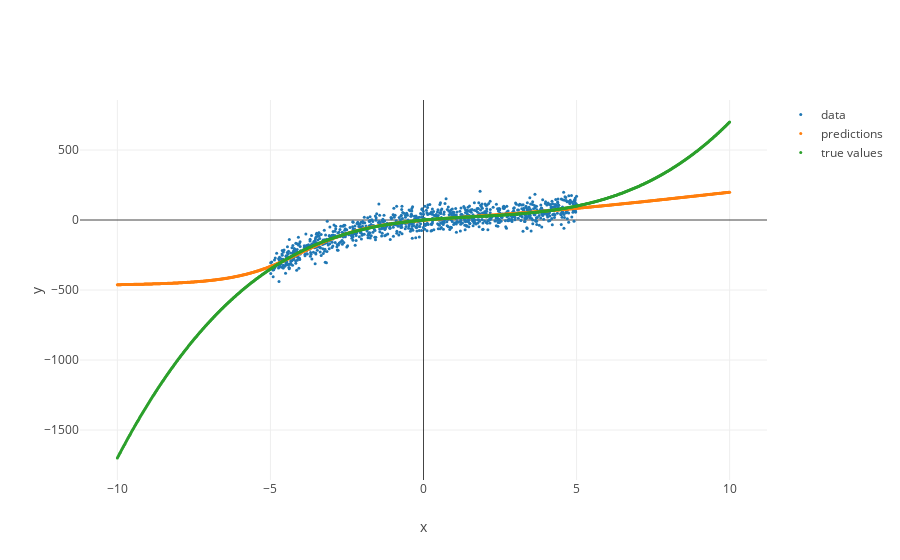

The code cell stored with this chart in its notebook:
### Code cell
trace_data = go.Scatter(
    x = X[:,0],
    y = Y[:,0],
    mode = 'markers',
    marker = dict(
        size = 3
    ),
    name = 'data'
)

trace_pred = go.Scatter(
    x = X_pred[:,0],
    y = Y_pred[:,0],
    mode = 'markers',
    marker = dict(
        size = 3
    ),
    name = 'predictions'
)

trace_true = go.Scatter(
    x = X_pred[:,0],
    y = f_to_fit(X_pred)[:,0],
    mode = 'markers',
    marker = dict(
        size = 3
    ),
    name = 'true values'
)

data = [trace_data, trace_pred, trace_true]

layout = go.Layout(
    xaxis = dict(
        title = 'x'
    ),
    yaxis = dict(
        title = 'y'
    ),
    hovermode = 'closest'
)

fig = go.Figure(data=data, layout=layout)

iplot(fig)

### Figure 1 — Plotly figure (JSON) as saved in the notebook; plotly's stock layout.template omitted (floating-point values rounded to 4 significant figures; data arrays with more than 128 entries replaced by an {"elided": "..."} marker saying what was removed)
{"data": [{"marker": {"size": 3}, "mode": "markers", "name": "data", "type": "scatter", "x": {"elided": "1000 float values"}, "y": {"elided": "1000 float values"}}, {"marker": {"size": 3}, "mode": "markers", "name": "predictions", "type": "scatter", "x": {"elided": "1000 float values"}, "y": {"elided": "1000 float values"}}, {"marker": {"size": 3}, "mode": "markers", "name": "true values", "type": "scatter", "x": {"elided": "1000 float values"}, "y": {"elided": "1000 float values"}}], "layout": {"hovermode": "closest", "xaxis": {"title": "x"}, "yaxis": {"title": "y"}}}
